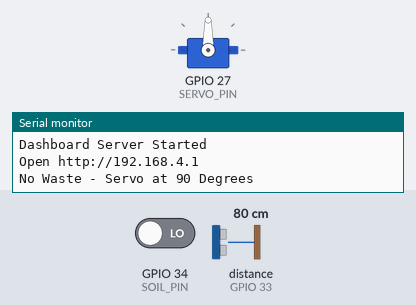
Recording of a sketch running on a simulated ESP32. Shown: servo, the last lines printed to the serial monitor. Wiring (inferred from the names in the program): ultrasonic range finder: trigger GPIO 32; echo GPIO 33. The inputs (shaded band) are chosen by the test bench; at power-on: distance to the obstacle (sensor on GPIO 33) 80 cm, GPIO 34 (SOIL_PIN) LOW. The echo pulse lasts 58.3 µs per cm.

Above: at 1.2 s.
1.3 s: distance to the obstacle (sensor on GPIO 33) set to 12 cm
4.3 s: distance to the obstacle (sensor on GPIO 33) set to 9 cm
At 6.5 s:
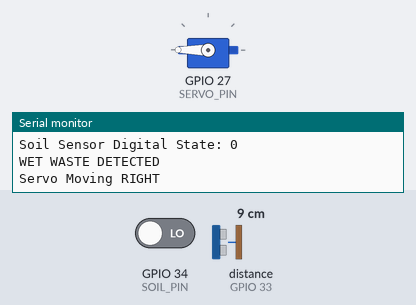
Timing chart, 0 to 10.6 s (numbered marks = the images above; inputs shaded):
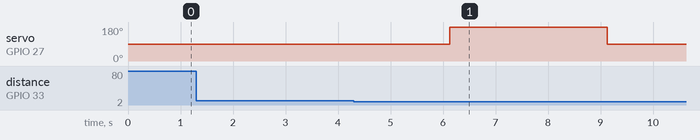

The sketch:

Smart_Waste_Segregation_IOT.ino
```cpp
#include <ESP32Servo.h>
#include <WiFi.h>
#include <ESPAsyncWebServer.h>

// ================= PIN CONNECTIONS =================

#define TRIG_PIN 32
#define ECHO_PIN 33
#define SERVO_PIN 27
#define SOIL_PIN 34

// ================= EXISTING SETTINGS =================

#define DETECTION_DISTANCE 10

#define NEUTRAL_ANGLE 90
#define DRY_ANGLE 0
#define WET_ANGLE 180

#define SORTING_DELAY 3000

Servo myServo;

// ================= WIFI SETTINGS =================

const char* ssid = "Waste_Sorter_ESP32";
const char* password = "waste1234";

AsyncWebServer server(80);

// ================= DASHBOARD DATA =================

// 0 = No classification yet
// 1 = Dry
// 2 = Wet

volatile float dashboardDistance = -1;
volatile bool dashboardWasteDetected = false;
volatile int dashboardWasteType = 0;
volatile int dashboardServoAngle = 90;

volatile int dryCount = 0;
volatile int wetCount = 0;

// ================= DASHBOARD WEBPAGE =================

const char index_html[] PROGMEM = R"rawliteral(

<!DOCTYPE html>
<html>
<head>
<meta name="viewport" content="width=device-width, initial-scale=1">

<title>Smart Waste Segregation</title>

<style>

body {
  font-family: Arial;
  background: #101827;
  color: white;
  text-align: center;
  margin: 0;
  padding: 20px;
}

h1 {
  color: #38bdf8;
}

.container {
  max-width: 700px;
  margin: auto;
}

.grid {
  display: grid;
  grid-template-columns: repeat(2, 1fr);
  gap: 15px;
}

.card {
  background: #1e293b;
  padding: 25px 10px;
  border-radius: 15px;
}

.value {
  font-size: 30px;
  font-weight: bold;
  margin-top: 12px;
}

.label {
  color: #cbd5e1;
}

.status {
  margin-top: 20px;
  padding: 20px;
  background: #1e293b;
  border-radius: 15px;
}

.dry {
  color: #4ade80;
}

.wet {
  color: #38bdf8;
}

.waiting {
  color: #facc15;
}

</style>
</head>

<body>

<div class="container">

<h1>Smart Waste Segregation</h1>

<p id="connection" class="dry">ESP32 Connected</p>

<div class="grid">

<div class="card">
<div class="label">Ultrasonic Distance</div>
<div class="value" id="distance">-- cm</div>
</div>

<div class="card">
<div class="label">Waste Detection</div>
<div class="value" id="detection">Waiting</div>
</div>

<div class="card">
<div class="label">Dry Waste Count</div>
<div class="value dry" id="dryCount">0</div>
</div>

<div class="card">
<div class="label">Wet Waste Count</div>
<div class="value wet" id="wetCount">0</div>
</div>

</div>

<div class="status">

<h2>Latest Classification</h2>
<div class="value" id="wasteType">Waiting</div>

<h2>Servo Position</h2>
<div class="value" id="servo">90° - Neutral</div>

</div>

<p class="label">Live ESP32 monitoring dashboard</p>

</div>

<script>

async function updateDashboard() {

  try {

    const response = await fetch('/data');
    const data = await response.json();

    document.getElementById("connection").innerText =
      "ESP32 Connected";

    document.getElementById("connection").className = "dry";

    if (data.distance > 0) {
      document.getElementById("distance").innerText =
        data.distance.toFixed(1) + " cm";
    } else {
      document.getElementById("distance").innerText =
        "-- cm";
    }

    document.getElementById("detection").innerText =
      data.detected ? "Waste Detected" : "No Waste";

    document.getElementById("dryCount").innerText =
      data.dryCount;

    document.getElementById("wetCount").innerText =
      data.wetCount;

    const typeElement =
      document.getElementById("wasteType");

    typeElement.innerText = data.type;

    typeElement.className = "value";

    if (data.type === "DRY") {
      typeElement.classList.add("dry");
    }
    else if (data.type === "WET") {
      typeElement.classList.add("wet");
    }
    else {
      typeElement.classList.add("waiting");
    }

    let servoText = data.servo + "°";

    if (data.servo === 0) {
      servoText += " - Left (Dry)";
    }
    else if (data.servo === 180) {
      servoText += " - Right (Wet)";
    }
    else {
      servoText += " - Neutral";
    }

    document.getElementById("servo").innerText =
      servoText;

  }

  catch(error) {

    document.getElementById("connection").innerText =
      "Connection Lost";

    document.getElementById("connection").className =
      "wet";

  }

}

setInterval(updateDashboard, 500);

updateDashboard();

</script>

</body>
</html>

)rawliteral";

// ================= ULTRASONIC DISTANCE =================

float getDistance() {

  digitalWrite(TRIG_PIN, LOW);
  delayMicroseconds(2);

  digitalWrite(TRIG_PIN, HIGH);
  delayMicroseconds(10);
  digitalWrite(TRIG_PIN, LOW);

  long duration = pulseIn(ECHO_PIN, HIGH, 30000);

  if (duration == 0) {
    return -1;
  }

  return duration * 0.0343 / 2;
}

// ================= SETUP =================

void setup() {

  Serial.begin(9600);

  pinMode(TRIG_PIN, OUTPUT);
  pinMode(ECHO_PIN, INPUT);
  pinMode(SOIL_PIN, INPUT);

  myServo.setPeriodHertz(50);
  myServo.attach(SERVO_PIN, 500, 2400);

  myServo.write(NEUTRAL_ANGLE);

  // Start ESP32 Wi-Fi Access Point

  WiFi.mode(WIFI_AP);
  WiFi.softAP(ssid, password);

  Serial.println();
  Serial.println("SMART WASTE SEGREGATION SYSTEM");
  Serial.println("System Ready");

  Serial.print("Wi-Fi IP Address: ");
  Serial.println(WiFi.softAPIP());

  // Dashboard homepage

  server.on("/", HTTP_GET, [](AsyncWebServerRequest *request) {
    request->send_P(200, "text/html", index_html);
  });

  // Dashboard live data

  server.on("/data", HTTP_GET, [](AsyncWebServerRequest *request) {

    float distance = dashboardDistance;
    bool detected = dashboardWasteDetected;
    int type = dashboardWasteType;
    int angle = dashboardServoAngle;
    int dry = dryCount;
    int wet = wetCount;

    const char* classification =
      type == 1 ? "DRY" :
      type == 2 ? "WET" : "WAITING";

    char json[200];

    snprintf(
      json,
      sizeof(json),
      "{\"distance\":%.1f,\"detected\":%s,\"type\":\"%s\",\"servo\":%d,\"dryCount\":%d,\"wetCount\":%d}",
      distance,
      detected ? "true" : "false",
      classification,
      angle,
      dry,
      wet
    );

    request->send(200, "application/json", json);

  });

  server.begin();

  Serial.println("Dashboard Server Started");
  Serial.println("Open http://192.168.4.1");

}

// ================= MAIN SORTING LOGIC =================

void loop() {

  float distance = getDistance();

  dashboardDistance = distance;

  if (distance > 0 && distance <= DETECTION_DISTANCE) {

    dashboardWasteDetected = true;

    Serial.println("Waste Detected!");

    // Read digital moisture output

    int moistureState = digitalRead(SOIL_PIN);

    Serial.print("Soil Sensor Digital State: ");
    Serial.println(moistureState);

    // LOW = WET

    if (moistureState == LOW) {

      dashboardWasteType = 2;
      wetCount++;

      Serial.println("WET WASTE DETECTED");
      Serial.println("Servo Moving RIGHT");

      myServo.write(WET_ANGLE);
      dashboardServoAngle = WET_ANGLE;

    }

    // HIGH = DRY

    else {

      dashboardWasteType = 1;
      dryCount++;

      Serial.println("DRY WASTE DETECTED");
      Serial.println("Servo Moving LEFT");

      myServo.write(DRY_ANGLE);
      dashboardServoAngle = DRY_ANGLE;

    }

    delay(SORTING_DELAY);

    myServo.write(NEUTRAL_ANGLE);
    dashboardServoAngle = NEUTRAL_ANGLE;

    Serial.println("Servo Returned to 90 Degrees");

    // Wait until waste is removed

    while (true) {

      float newDistance = getDistance();

      dashboardDistance = newDistance;

      if (newDistance < 0 || newDistance > DETECTION_DISTANCE) {
        break;
      }

      delay(150);

    }

    dashboardWasteDetected = false;

    Serial.println("Ready for Next Waste");

  }

  else {

    dashboardWasteDetected = false;

    myServo.write(NEUTRAL_ANGLE);
    dashboardServoAngle = NEUTRAL_ANGLE;

    Serial.println("No Waste - Servo at 90 Degrees");

  }

  delay(3000);

}
```

Measured:
- the behaviour switches between 11 and 10 cm on distance to the obstacle (sensor on GPIO 33) (found by bisection; images 0 and 1)
- after the input at 4.3 s, servo on GPIO 27 (SERVO_PIN): 90° → 180° after 1.8 s, → 90° 3.0 s later
